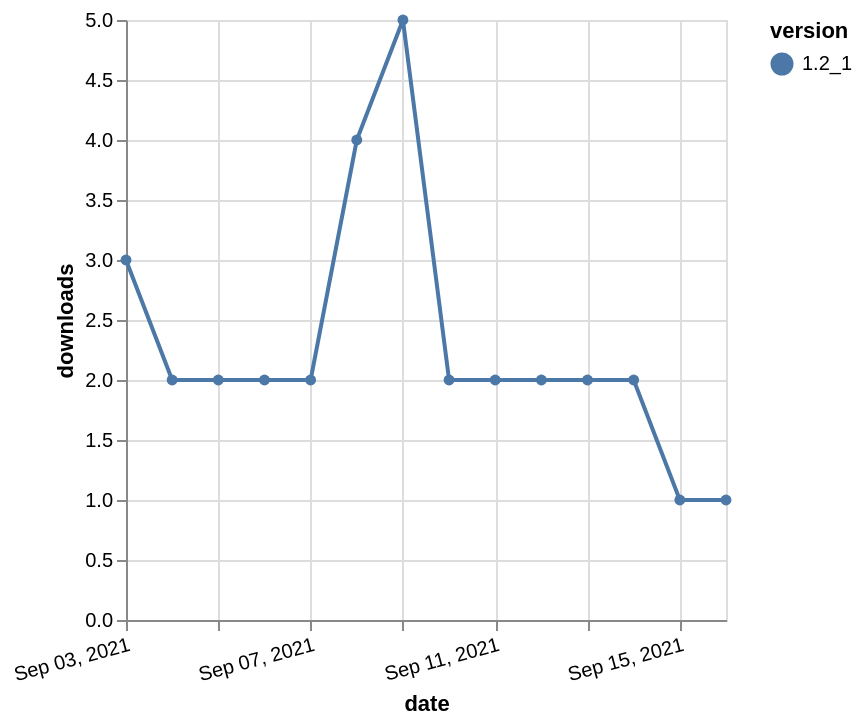

Here is the Vega-Lite specification saved for this chart:
### Vega-Lite specification from a JSON file in a GitHub repository (floating-point values rounded to 4 significant figures)
{"$schema": "https://vega.github.io/schema/vega-lite/v5.json", "description": "A simple bar chart with embedded data.", "data": {"values": [{"date": "2021-09-03", "total": 4078, "delta": 3, "version": "1.2_1"}, {"date": "2021-09-04", "total": 4080, "delta": 2, "version": "1.2_1"}, {"date": "2021-09-05", "total": 4082, "delta": 2, "version": "1.2_1"}, {"date": "2021-09-06", "total": 4084, "delta": 2, "version": "1.2_1"}, {"date": "2021-09-07", "total": 4086, "delta": 2, "version": "1.2_1"}, {"date": "2021-09-08", "total": 4090, "delta": 4, "version": "1.2_1"}, {"date": "2021-09-09", "total": 4095, "delta": 5, "version": "1.2_1"}, {"date": "2021-09-10", "total": 4097, "delta": 2, "version": "1.2_1"}, {"date": "2021-09-11", "total": 4099, "delta": 2, "version": "1.2_1"}, {"date": "2021-09-12", "total": 4101, "delta": 2, "version": "1.2_1"}, {"date": "2021-09-13", "total": 4103, "delta": 2, "version": "1.2_1"}, {"date": "2021-09-14", "total": 4105, "delta": 2, "version": "1.2_1"}, {"date": "2021-09-15", "total": 4106, "delta": 1, "version": "1.2_1"}, {"date": "2021-09-16", "total": 4107, "delta": 1, "version": "1.2_1"}]}, "width": "container", "mark": {"type": "line", "point": {"filled": true}}, "encoding": {"x": {"field": "date", "type": "temporal", "timeUnit": "yearmonthdate", "title": "date", "axis": {"labelAngle": -15}}, "y": {"field": "delta", "type": "quantitative", "title": "downloads"}, "color": {"field": "version", "type": "nominal"}, "tooltip": {"field": "delta"}}}
